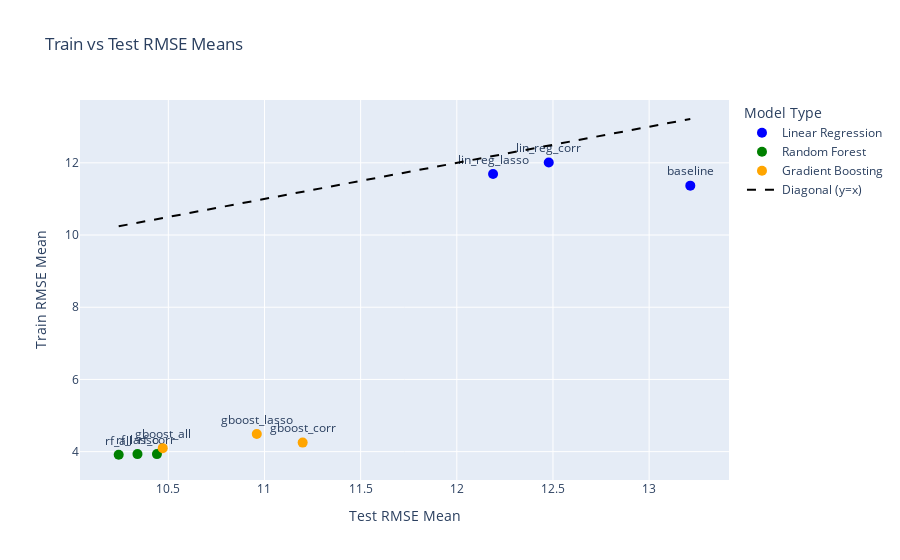

The code cell stored with this chart in its notebook:
### Markdown cell above
## 2.5. Comparison

### Code cell
plot_models_metrics(train_cv_dict, ['baseline', 'lin_reg', 'rf', 'gboost'])

### Figure 1 — Plotly figure (JSON) as saved in the notebook; plotly's stock layout.template omitted (floating-point values rounded to 4 significant figures)
{"data": [{"customdata": [["baseline"], ["lin_reg_lasso"], ["lin_reg_corr"]], "hovertemplate": "category=Linear Regression<br>Test RMSE Mean=%{x:.2f}<br>Train RMSE Mean=%{y:.2f}<br>model=%{customdata[0]}<extra></extra>", "legendgroup": "Linear Regression", "marker": {"color": "blue", "size": 10, "symbol": "circle"}, "mode": "markers+text", "name": "Linear Regression", "orientation": "v", "showlegend": true, "text": ["baseline", "lin_reg_lasso", "lin_reg_corr"], "textposition": "top center", "type": "scatter", "x": [13.21, 12.19, 12.48], "xaxis": "x", "y": [11.37, 11.69, 12.01], "yaxis": "y"}, {"customdata": [["rf_all"], ["rf_lasso"], ["rf_corr"]], "hovertemplate": "category=Random Forest<br>Test RMSE Mean=%{x:.2f}<br>Train RMSE Mean=%{y:.2f}<br>model=%{customdata[0]}<extra></extra>", "legendgroup": "Random Forest", "marker": {"color": "green", "size": 10, "symbol": "circle"}, "mode": "markers+text", "name": "Random Forest", "orientation": "v", "showlegend": true, "text": ["rf_all", "rf_lasso", "rf_corr"], "textposition": "top center", "type": "scatter", "x": [10.24, 10.34, 10.44], "xaxis": "x", "y": [3.914, 3.933, 3.932], "yaxis": "y"}, {"customdata": [["gboost_all"], ["gboost_lasso"], ["gboost_corr"]], "hovertemplate": "category=Gradient Boosting<br>Test RMSE Mean=%{x:.2f}<br>Train RMSE Mean=%{y:.2f}<br>model=%{customdata[0]}<extra></extra>", "legendgroup": "Gradient Boosting", "marker": {"color": "orange", "size": 10, "symbol": "circle"}, "mode": "markers+text", "name": "Gradient Boosting", "orientation": "v", "showlegend": true, "text": ["gboost_all", "gboost_lasso", "gboost_corr"], "textposition": "top center", "type": "scatter", "x": [10.47, 10.96, 11.2], "xaxis": "x", "y": [4.097, 4.49, 4.251], "yaxis": "y"}, {"line": {"color": "black", "dash": "dash"}, "marker": {"size": 10}, "mode": "lines", "name": "Diagonal (y=x)", "textposition": "top center", "type": "scatter", "x": [10.24, 10.27, 10.3, 10.33, 10.36, 10.39, 10.42, 10.45, 10.48, 10.51, 10.54, 10.57, 10.6, 10.63, 10.66, 10.69, 10.72, 10.75, 10.78, 10.81, 10.84, 10.87, 10.9, 10.93, 10.96, 10.99, 11.02, 11.05, 11.08, 11.11, 11.14, 11.17, 11.2, 11.23, 11.26, 11.29, 11.32, 11.35, 11.38, 11.41, 11.44, 11.47, 11.5, 11.53, 11.56, 11.59, 11.62, 11.65, 11.68, 11.71, 11.74, 11.77, 11.8, 11.83, 11.86, 11.89, 11.92, 11.95, 11.98, 12.01, 12.04, 12.07, 12.1, 12.13, 12.16, 12.19, 12.22, 12.25, 12.28, 12.31, 12.34, 12.37, 12.4, 12.43, 12.46, 12.49, 12.52, 12.55, 12.58, 12.61, 12.64, 12.67, 12.7, 12.73, 12.76, 12.79, 12.82, 12.85, 12.88, 12.91, 12.94, 12.97, 13.0, 13.03, 13.06, 13.09, 13.12, 13.15, 13.18, 13.21], "y": [10.24, 10.27, 10.3, 10.33, 10.36, 10.39, 10.42, 10.45, 10.48, 10.51, 10.54, 10.57, 10.6, 10.63, 10.66, 10.69, 10.72, 10.75, 10.78, 10.81, 10.84, 10.87, 10.9, 10.93, 10.96, 10.99, 11.02, 11.05, 11.08, 11.11, 11.14, 11.17, 11.2, 11.23, 11.26, 11.29, 11.32, 11.35, 11.38, 11.41, 11.44, 11.47, 11.5, 11.53, 11.56, 11.59, 11.62, 11.65, 11.68, 11.71, 11.74, 11.77, 11.8, 11.83, 11.86, 11.89, 11.92, 11.95, 11.98, 12.01, 12.04, 12.07, 12.1, 12.13, 12.16, 12.19, 12.22, 12.25, 12.28, 12.31, 12.34, 12.37, 12.4, 12.43, 12.46, 12.49, 12.52, 12.55, 12.58, 12.61, 12.64, 12.67, 12.7, 12.73, 12.76, 12.79, 12.82, 12.85, 12.88, 12.91, 12.94, 12.97, 13.0, 13.03, 13.06, 13.09, 13.12, 13.15, 13.18, 13.21]}], "layout": {"legend": {"title": {"text": "Model Type"}, "tracegroupgap": 0}, "showlegend": true, "title": {"text": "Train vs Test RMSE Means"}, "xaxis": {"anchor": "y", "domain": [0, 1], "title": {"text": "Test RMSE Mean"}}, "yaxis": {"anchor": "x", "domain": [0, 1], "title": {"text": "Train RMSE Mean"}}}}
